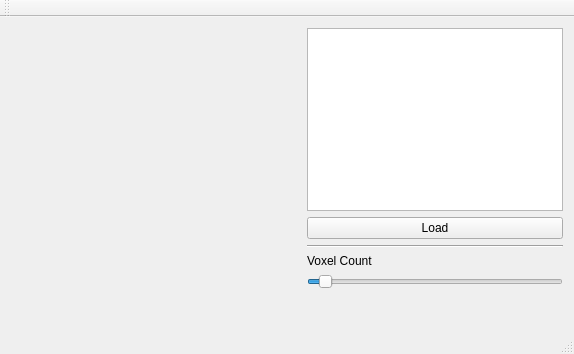
<?xml version="1.0" encoding="UTF-8"?>
<ui version="4.0">
 <class>MainWindow</class>
 <widget class="QMainWindow" name="MainWindow">
  <property name="geometry">
   <rect>
    <x>0</x>
    <y>0</y>
    <width>574</width>
    <height>354</height>
   </rect>
  </property>
  <property name="windowTitle">
   <string>MainWindow</string>
  </property>
  <widget class="QWidget" name="centralWidget">
   <layout class="QHBoxLayout" name="horizontalLayout">
    <item>
     <widget class="OpenGLView" name="oglview" native="true">
      <property name="sizePolicy">
       <sizepolicy hsizetype="Expanding" vsizetype="Preferred">
        <horstretch>0</horstretch>
        <verstretch>0</verstretch>
       </sizepolicy>
      </property>
     </widget>
    </item>
    <item>
     <layout class="QVBoxLayout" name="verticalLayout">
      <item>
       <widget class="QListWidget" name="modelList">
        <property name="sizePolicy">
         <sizepolicy hsizetype="Minimum" vsizetype="Expanding">
          <horstretch>0</horstretch>
          <verstretch>0</verstretch>
         </sizepolicy>
        </property>
       </widget>
      </item>
      <item>
       <widget class="QPushButton" name="loadButton">
        <property name="text">
         <string>Load</string>
        </property>
       </widget>
      </item>
      <item>
       <widget class="Line" name="separator">
        <property name="orientation">
         <enum>Qt::Horizontal</enum>
        </property>
       </widget>
      </item>
      <item>
       <widget class="QLabel" name="voxelLabel">
        <property name="sizePolicy">
         <sizepolicy hsizetype="Minimum" vsizetype="Preferred">
          <horstretch>0</horstretch>
          <verstretch>0</verstretch>
         </sizepolicy>
        </property>
        <property name="text">
         <string>Voxel Count</string>
        </property>
       </widget>
      </item>
      <item>
       <widget class="QSlider" name="voxelSlider">
        <property name="sizePolicy">
         <sizepolicy hsizetype="Minimum" vsizetype="Fixed">
          <horstretch>0</horstretch>
          <verstretch>0</verstretch>
         </sizepolicy>
        </property>
        <property name="minimum">
         <number>10</number>
        </property>
        <property name="maximum">
         <number>2000</number>
        </property>
        <property name="singleStep">
         <number>1</number>
        </property>
        <property name="pageStep">
         <number>100</number>
        </property>
        <property name="value">
         <number>100</number>
        </property>
        <property name="tracking">
         <bool>false</bool>
        </property>
        <property name="orientation">
         <enum>Qt::Horizontal</enum>
        </property>
       </widget>
      </item>
      <item>
       <spacer name="spacer">
        <property name="orientation">
         <enum>Qt::Vertical</enum>
        </property>
        <property name="sizeHint" stdset="0">
         <size>
          <width>20</width>
          <height>40</height>
         </size>
        </property>
       </spacer>
      </item>
     </layout>
    </item>
   </layout>
  </widget>
  <widget class="QMenuBar" name="menuBar">
   <property name="geometry">
    <rect>
     <x>0</x>
     <y>0</y>
     <width>574</width>
     <height>22</height>
    </rect>
   </property>
  </widget>
  <widget class="QToolBar" name="mainToolBar">
   <attribute name="toolBarArea">
    <enum>TopToolBarArea</enum>
   </attribute>
   <attribute name="toolBarBreak">
    <bool>false</bool>
   </attribute>
  </widget>
  <widget class="QStatusBar" name="statusBar"/>
 </widget>
 <layoutdefault spacing="6" margin="11"/>
 <customwidgets>
  <customwidget>
   <class>OpenGLView</class>
   <extends>QWidget</extends>
   <header>openglview.h</header>
   <container>1</container>
  </customwidget>
 </customwidgets>
 <resources/>
 <connections>
  <connection>
   <sender>modelList</sender>
   <signal>itemClicked(QListWidgetItem*)</signal>
   <receiver>MainWindow</receiver>
   <slot>modelClicked(QListWidgetItem*)</slot>
   <hints>
    <hint type="sourcelabel">
     <x>339</x>
     <y>170</y>
    </hint>
    <hint type="destinationlabel">
     <x>286</x>
     <y>176</y>
    </hint>
   </hints>
  </connection>
  <connection>
   <sender>loadButton</sender>
   <signal>clicked()</signal>
   <receiver>MainWindow</receiver>
   <slot>loadClicked()</slot>
   <hints>
    <hint type="sourcelabel">
     <x>427</x>
     <y>225</y>
    </hint>
    <hint type="destinationlabel">
     <x>286</x>
     <y>176</y>
    </hint>
   </hints>
  </connection>
  <connection>
   <sender>voxelSlider</sender>
   <signal>valueChanged(int)</signal>
   <receiver>MainWindow</receiver>
   <slot>voxelChanged(int)</slot>
   <hints>
    <hint type="sourcelabel">
     <x>428</x>
     <y>297</y>
    </hint>
    <hint type="destinationlabel">
     <x>286</x>
     <y>176</y>
    </hint>
   </hints>
  </connection>
 </connections>
 <slots>
  <slot>loadClicked()</slot>
  <slot>modelClicked(QListWidgetItem*)</slot>
  <slot>voxelChanged(int)</slot>
 </slots>
</ui>
